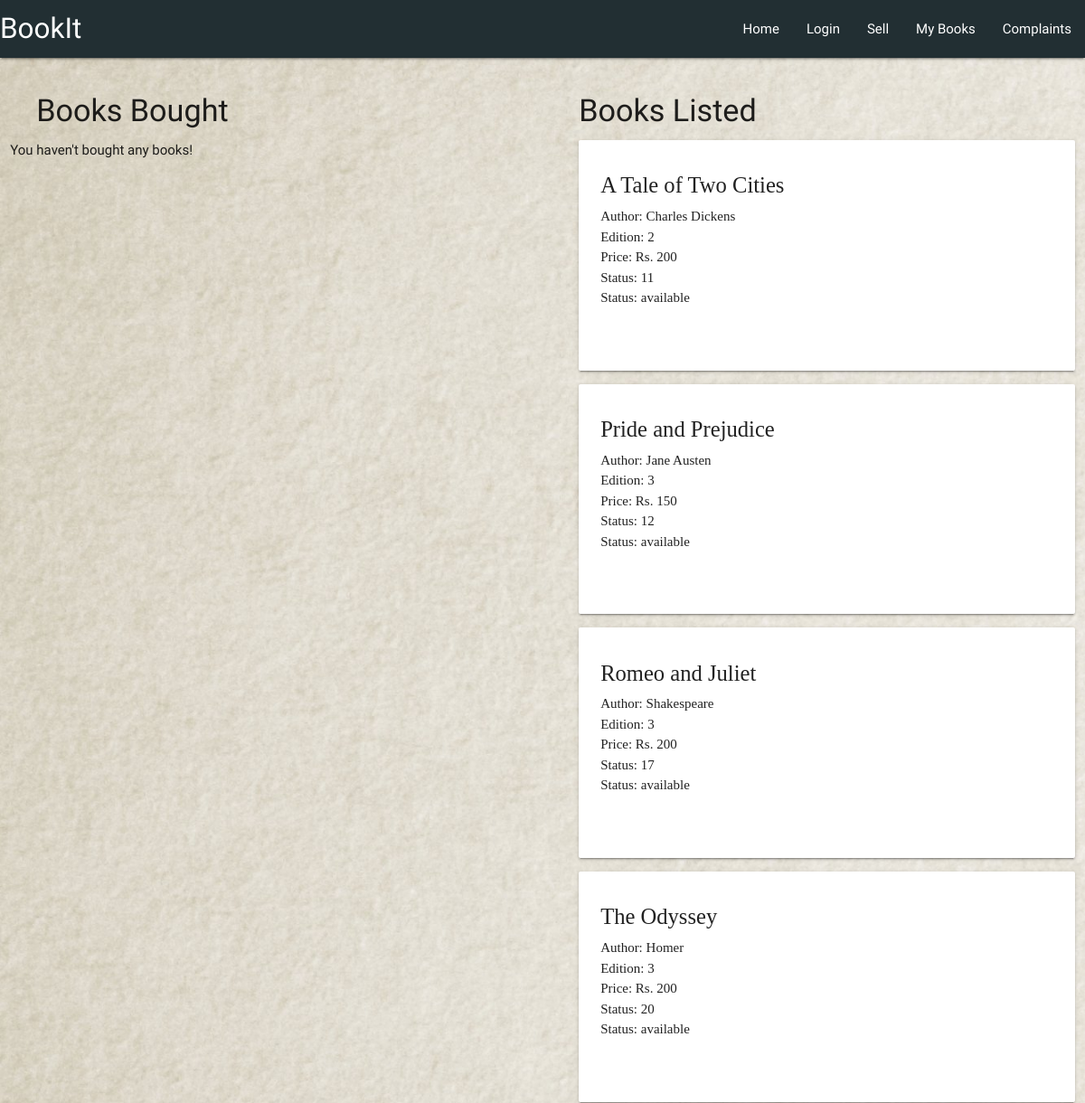
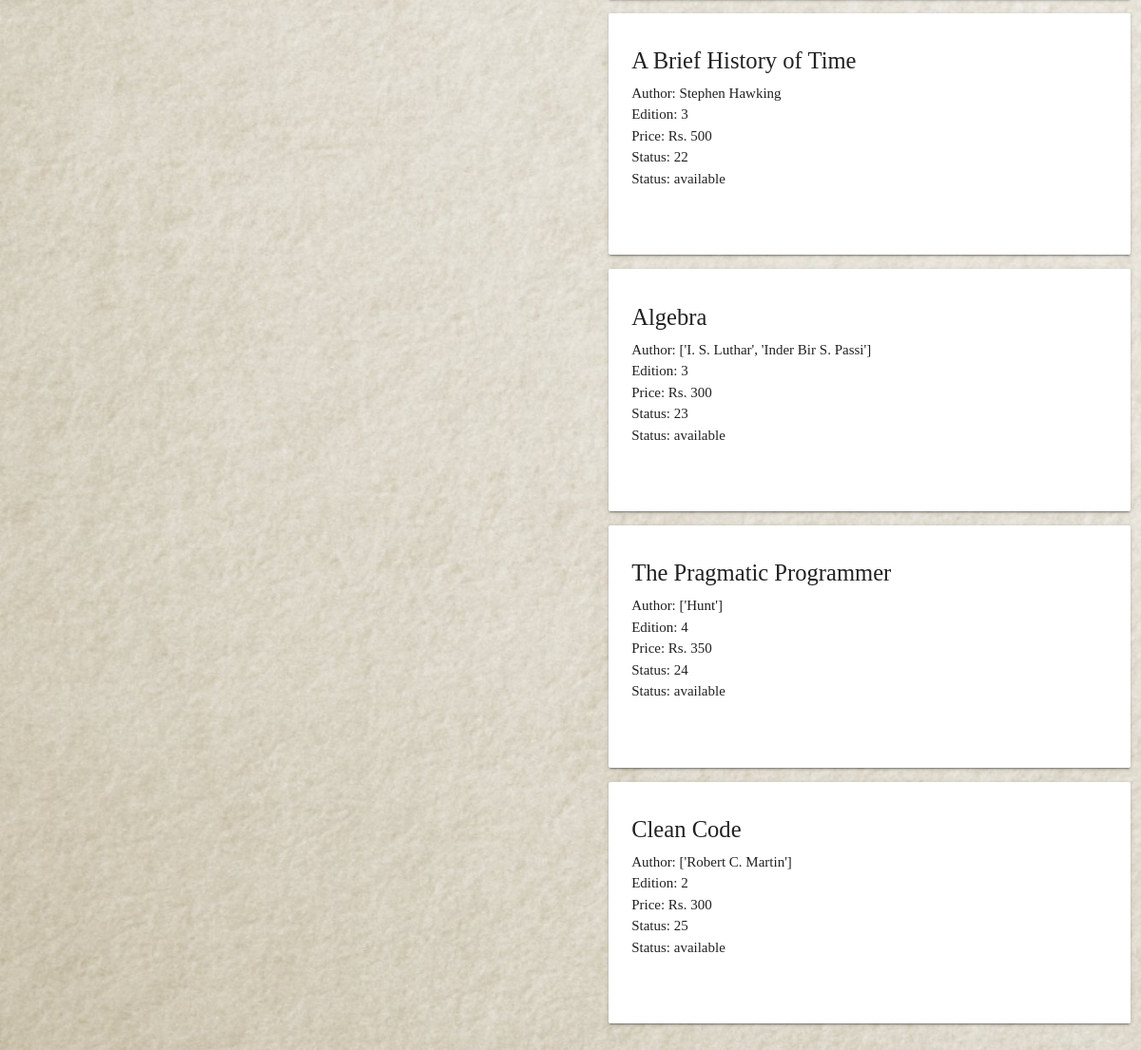
Page /my_books/ on the committed database (2 pictures, top to bottom).
### buy_books/models.py (models this page shows)
class BookDetails(models.Model):
    book_name = models.CharField(max_length=200, default="")
    book_author = models.CharField(max_length=200, default="")
    book_price = models.IntegerField(default=-1)
    book_edition = models.CharField(max_length=100, default="")
    book_image = models.CharField(max_length=100, default="")
    seller_email = models.CharField(max_length=200, default="")
    date_time_of_listing = models.DateTimeField(default=datetime.datetime.now())
    book_type = models.CharField(max_length=50, default="")
    book_status = models.CharField(max_length=50, default="")
    book_pages = models.IntegerField(default=0)
    book_publisher = models.CharField(max_length=200, default="")
    book_isbn = models.IntegerField(default=0)

### buy_books/views.py (the view)
# urls.py: url(r'^my_books/', bb_views.my_books, name="my_books"),
def my_books(request):
    email = "ayushree.gangal@ashoka.edu.in"
    query_result_transactions = Transactions.objects.all()
    query_result_bookdetails = BookDetails.objects.all()
    books_listed = []
    books_bought = []
    for item in query_result_bookdetails:
        if item.seller_email == email:
            books_listed.append(item)
    for item in query_result_transactions:
        if item.buyer_email == email:
            books_bought.append(item)
    context = {}
    if len(books_listed) > 0:
        context['books_listed'] = books_listed
    if len(books_bought) > 0:
        context['books_bought'] = books_bought
    return render(request, 'my_books.html', context)

### templates/my_books.html (shortened to what this page needs)
<!DOCTYPE html>
<html lang="en">
<head>
    {% load staticfiles %}
    <link type="text/css" rel="stylesheet" href="{% static 'materialize/css/materialize.min.css' %}"
          media="screen,projection"/>
</head>
<body>
<nav>
    <div class="nav-wrapper" style="background-color: #222F33;">
        <a href="/" class="brand-logo">BookIt</a>
        <ul id="nav-mobile" class="right hide-on-med-and-down">
            {% if user.is_authenticated and backends.associated %}
                <li><a href="{% url 'home' %}">Home</a></li>
                <li><a href="{% url 'sell_isbn_search' %}">Sell</a></li>
                <li><a href="{% url 'my_books' %}">My Books</a></li>
                <li><a href="{% url 'complaints' %}">Complaints</a></li>
            {% else %}
                <li><a href="{% url 'home' %}">Home</a></li>
                <li><a href="{% url 'social:begin' 'google-oauth2' %}?next=/">Login</a></li>
                <li><a href="{% url 'social:begin' 'google-oauth2' %}?next=/sell_isbn">Sell</a></li>
                <li><a href="{% url 'social:begin' 'google-oauth2' %}?next=/my_books">My Books</a></li>
                <li><a href="{% url 'social:begin' 'google-oauth2' %}?next=/complaints">Complaints</a></li>
            {% endif %}
        </ul>
    </div>
</nav>
<br/>
<div class="row">
    <div class="col s6">
        <h4 style="margin-left: 5%">Books Bought</h4>
        {% if books_bought %}
            {% for item in books_bought %}
                <div style="margin-left: 5%; margin-top: 10px">
                    <div class="card ">
                        <div class="card-content">
                            <p> <h5 style="font-family: Baskerville">{{ item.book_name }} </h5></p>
                            <p>
                                <h7 style="font-family: Baskerville">Author: {{ item.book_author }} </h7>
                            </p>
                            <p>
                                <h7 style="font-family: Baskerville">Edition: {{ item.book_edition }} </h7>
                            </p>
                            <p>
                                <h7 style="font-family: Baskerville">Price: Rs. {{ item.book_price }} </h7>
                            </p>
                            <p>
                                <h7 style="font-family: Baskerville">Seller's Email: {{ item.seller_email }} </h7>
                            </p>
                            <p>
                                <h7 style="font-family: Baskerville">Date/Time of
                                    Purchase: {{ item.purchase_date_time }} </h7>
                            </p>
                            <p>
                                <h7 style="font-family: Baskerville">Book ID: {{ item.book_id }} </h7>
                            </p>
                            <p>
                                <h7 style="font-family: Baskerville">Status: {{ item.book_status }} </h7>
                            </p>
                            {% if item.book_status == 'In Progress' %}
                                <br/>
                                <form method="POST" action="{% url 'buyer_transaction_complete' %}">
                                    {% csrf_token %}
                                    <button class="waves-effect waves-light btn" type="submit" name="book_id"
                                            value="{{ item.book_id }}"
                                            style="background: #1f3034; color: white;">
                                        Complete Transaction
                                    </button>
                                </form>
                            {% endif %}
                            <br/>
                        </div>
                    </div>
                </div>
            {% endfor %}
        {% else %}
            You haven't bought any books!
        {% endif %}
    </div>
    <div class="col s6">
        <h4 style="margin-left: 5%">Books Listed</h4>
        {% if books_listed %}
            {% for item in books_listed %}
                <div style="margin-left: 5%; margin-top: 10px">
                    <div class="card">
                        <div class="card-content">
                            <p> <h5 style="font-family: Baskerville">{{ item.book_name }} </h5></p>
                            <p>
                                <h7 style="font-family: Baskerville">Author: {{ item.book_author }} </h7>
                            </p>
                            <p>
                                <h7 style="font-family: Baskerville">Edition: {{ item.book_edition }} </h7>
                            </p>
                            <p>
                                <h7 style="font-family: Baskerville">Price: Rs. {{ item.book_price }} </h7>
                            </p>
                            <p>
                                <h7 style="font-family: Baskerville">Status: {{ item.id }} </h7>
                            </p>
                            <p>
                                <h7 style="font-family: Baskerville">Status: {{ item.book_status }} </h7>
                            </p>
                            <br/>
                            <br/>
                        </div>
                    </div>
                </div>
            {% endfor %}
        {% else %}
            You haven't listed any books!
        {% endif %}
    </div>
</div>
</body>
</html>

### templates/my_books.html (style rules this page uses)
body { background: url("/static/images/general-bkg.jpg"); background-size: cover; background-repeat: no-repeat; }

### rows in the picture
BookDetails: book_name "A Tale of Two Cities", book_author "Charles Dickens", book_edition "2", book_price "200", id "11", book_status "available"
BookDetails: book_name "Pride and Prejudice", book_author "Jane Austen", book_edition "3", book_price "150", id "12", book_status "available"
BookDetails: book_name "Romeo and Juliet", book_author "Shakespeare", book_edition "3", book_price "200", id "17", book_status "available"
BookDetails: book_name "The Odyssey", book_author "Homer", book_edition "3", book_price "200", id "20", book_status "available"
BookDetails: book_name "A Brief History of Time", book_author "Stephen Hawking", book_edition "3", book_price "500", id "22", book_status "available"
BookDetails: book_name "Algebra", book_author "['I. S. Luthar', 'Inder Bir S. Passi']", book_edition "3", book_price "300", id "23", book_status "available"
BookDetails: book_name "The Pragmatic Programmer", book_author "['Hunt']", book_edition "4", book_price "350", id "24", book_status "available"
BookDetails: book_name "Clean Code", book_author "['Robert C. Martin']", book_edition "2", book_price "300", id "25", book_status "available"
